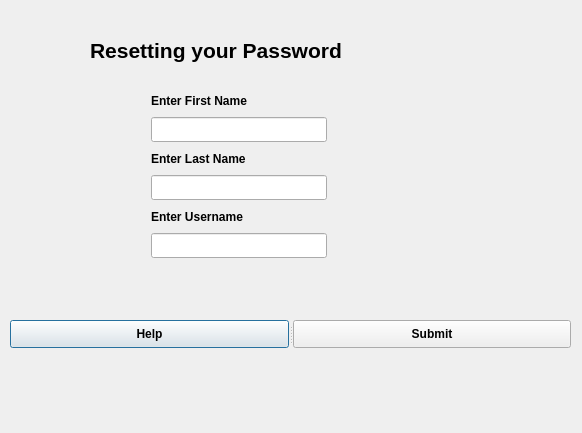
<?xml version="1.0" encoding="UTF-8"?>
<ui version="4.0">
 <class>resetPassword</class>
 <widget class="QDialog" name="resetPassword">
  <property name="geometry">
   <rect>
    <x>0</x>
    <y>0</y>
    <width>582</width>
    <height>433</height>
   </rect>
  </property>
  <property name="windowTitle">
   <string>Dialog</string>
  </property>
  <widget class="QLabel" name="settngPasswordTitle">
   <property name="geometry">
    <rect>
     <x>90</x>
     <y>10</y>
     <width>397</width>
     <height>81</height>
    </rect>
   </property>
   <property name="font">
    <font>
     <pointsize>16</pointsize>
     <weight>75</weight>
     <bold>true</bold>
    </font>
   </property>
   <property name="text">
    <string>Resetting your Password</string>
   </property>
  </widget>
  <widget class="QLineEdit" name="resetFirstNameInput">
   <property name="geometry">
    <rect>
     <x>151</x>
     <y>117</y>
     <width>176</width>
     <height>25</height>
    </rect>
   </property>
  </widget>
  <widget class="QLabel" name="label">
   <property name="geometry">
    <rect>
     <x>151</x>
     <y>91</y>
     <width>137</width>
     <height>19</height>
    </rect>
   </property>
   <property name="font">
    <font>
     <weight>75</weight>
     <bold>true</bold>
    </font>
   </property>
   <property name="text">
    <string>Enter First Name</string>
   </property>
  </widget>
  <widget class="QLineEdit" name="resetLastName">
   <property name="geometry">
    <rect>
     <x>151</x>
     <y>175</y>
     <width>176</width>
     <height>25</height>
    </rect>
   </property>
  </widget>
  <widget class="QLabel" name="label_2">
   <property name="geometry">
    <rect>
     <x>151</x>
     <y>149</y>
     <width>135</width>
     <height>19</height>
    </rect>
   </property>
   <property name="font">
    <font>
     <weight>75</weight>
     <bold>true</bold>
    </font>
   </property>
   <property name="text">
    <string>Enter Last Name</string>
   </property>
  </widget>
  <widget class="QLineEdit" name="resetUserName">
   <property name="geometry">
    <rect>
     <x>151</x>
     <y>233</y>
     <width>176</width>
     <height>25</height>
    </rect>
   </property>
  </widget>
  <widget class="QLabel" name="label_3">
   <property name="geometry">
    <rect>
     <x>151</x>
     <y>207</y>
     <width>136</width>
     <height>19</height>
    </rect>
   </property>
   <property name="font">
    <font>
     <weight>75</weight>
     <bold>true</bold>
    </font>
   </property>
   <property name="text">
    <string>Enter Username </string>
   </property>
  </widget>
  <widget class="QSplitter" name="splitter">
   <property name="geometry">
    <rect>
     <x>10</x>
     <y>320</y>
     <width>561</width>
     <height>28</height>
    </rect>
   </property>
   <property name="orientation">
    <enum>Qt::Horizontal</enum>
   </property>
   <widget class="QPushButton" name="resetHelpButton">
    <property name="font">
     <font>
      <weight>75</weight>
      <bold>true</bold>
     </font>
    </property>
    <property name="text">
     <string>Help</string>
    </property>
   </widget>
   <widget class="QPushButton" name="resetSubmitButton">
    <property name="font">
     <font>
      <weight>75</weight>
      <bold>true</bold>
     </font>
    </property>
    <property name="text">
     <string>Submit</string>
    </property>
   </widget>
  </widget>
 </widget>
 <tabstops>
  <tabstop>resetFirstNameInput</tabstop>
  <tabstop>resetLastName</tabstop>
  <tabstop>resetUserName</tabstop>
  <tabstop>resetHelpButton</tabstop>
  <tabstop>resetSubmitButton</tabstop>
 </tabstops>
 <resources/>
 <connections/>
</ui>
